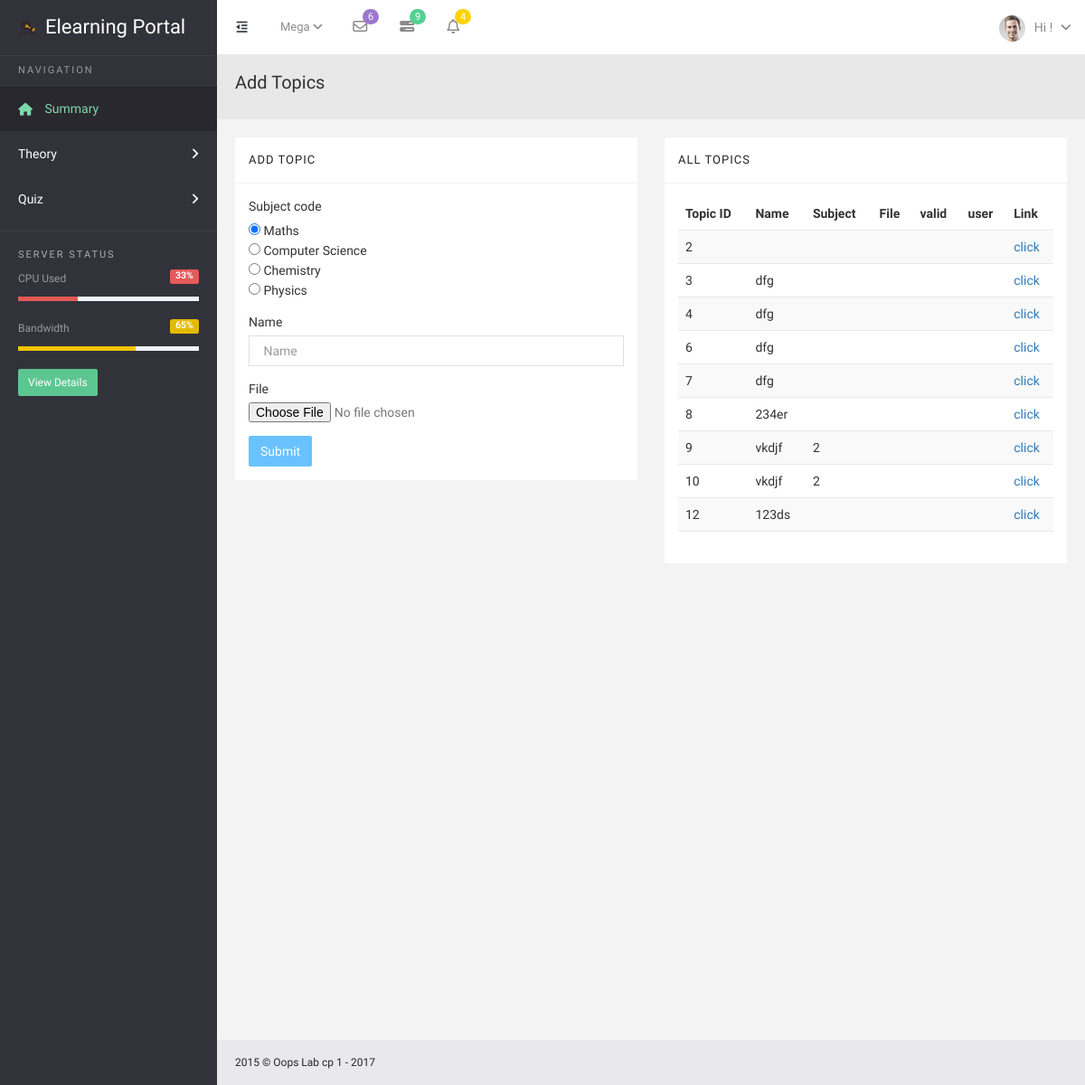
/teacher/modify.php, run on the app's committed database.
### tables this page shows
CREATE TABLE `topics` (
  `topicid` int(200) NOT NULL,
  `name` varchar(200) NOT NULL,
  `file` varchar(200) NOT NULL,
  `valid` varchar(20) NOT NULL,
  `subject` varchar(45) NOT NULL
);

### teacher/modify.php (the view, shortened to what this page needs)
<!DOCTYPE html>
<html lang="en">
<head>
    <link href="css/slidebars.css" rel="stylesheet">
    <link href="js/switchery/switchery.min.css" rel="stylesheet" type="text/css" media="screen" />
    <link href="css/style.css" rel="stylesheet">
    <link href="css/style-responsive.css" rel="stylesheet">
</head>
<body class="sticky-header">
        <section>
        <?php include 'common/sideNav.php'; ?>
        <div class="body-content" style="min-height: 1200px;">
            <?php include 'common/header.php'; ?>
            <div class="page-head">
                <h3>
                    Add Topics
                </h3>
            </div>
            <div class="wrapper">
                <div class="row">
					<div class="col-lg-6">
                    <section class="panel">
                        <header class="panel-heading">
                            Add Topic
                        </header>
                        <div class="panel-body">
                            <form role="form" method="POST" action="modify.php?modify=1" ENCTYPE='multipart/form-data'>
                              <div class="form-group">
                                  <label for="Subject">Subject code</label><br>
                                  <input type="radio" name="subject"  value="1" checked> Maths<br>
                                  <input type="radio" name="subject"  value="2"> Computer Science<br>
                                  <input type="radio" name="subject"  value="3"> Chemistry<br>
                                  <input type="radio" name="subject"  value="4"> Physics</div>
                                <div class="form-group">
                                    <label for="NAME">Name</label>
                                    <input type="text"  name="name" class="form-control" placeholder=" Name">
                                </div>
                                <div class="form-group">
                                    <label for="NAME">File</label>
                                  <input type="file" name="fileToUpload" id="fileToUpload">
                                </div>
                               <button type="submit" name="submit" class="btn btn-info">Submit</button>
                            </form>
                        </div>
                    </section>
                </div>
				<div class="col-lg-6">
					<section class="panel">
                        <header class="panel-heading">
                            All Topics
                        </header>
                        <div class="panel-body">
                            <table class="table table-striped">
								<thead>
								<tr>
									<th>Topic ID</th>
                  <th>Name</th>
									<th>Subject</th>
									<th>File</th>
									<th>valid</th>
                  <th>user</th>
                  <th>Link</th>
								</tr>
								</thead>
								<tbody>
								<?php
									$query="Select * FROM `topics`;";
                  $result = $conn->query($query);
                  if($result->num_rows >0 ){
									while($row = $result->fetch_assoc()){
									echo "<tr>";
                  echo "<td>".$row['topicid']."</td>";
									echo "<td>".$row['name']."</td>";
									echo "<td>".$row['subject']."</td>";
									echo "<td>".$row['link']."</td>";
									echo "<td>".$row['validity']."</td>";
                  echo "<td>".$row['username']."</td>";
                    echo "<td><a href=".$row['link']." >click</td>";
									echo "</tr>";
									}
                }
								?>
								</tbody>
							</table>
                        </div>
                    </section>
				</div>
			</div>
            </div>
            <footer>
                2015 &copy; Oops Lab cp 1 - 2017
            </footer>
        </div>
    </section>
</body>
</html>

### teacher/common/sideNav.php (shortened to what this page needs)
<div class="sidebar-left">
    <div class="logo white-logo-bg visible-xs-* visible-sm-*">
        <a href="index.php">
        </a>
    </div>
    <div class="sidebar-left-info">
        <ul class="nav nav-pills nav-stacked side-navigation">
            <li>
                <h3 class="navigation-title">Navigation</h3>
            </li>
            <li class="active"><a href="index.php"><i class="fa fa-home"></i> <span>Summary</span></a></li>
            <li class="menu-list">
                <a href=""><i class=""></i>  <span>Theory</span></a>
            </li>
			 <li class="menu-list">
                <a href=""><i class=""></i>  <span>Quiz</span></a>
            </li>
        </ul>
        <div class="sidebar-widget">
            <h4>Server Status</h4>
            <ul class="list-group">
                <li>
                    <span class="label label-danger pull-right">33%</span>
                    <p>CPU Used</p>
                    <div class="progress progress-xs">
                        <div class="progress-bar progress-bar-danger" style="width: 33%;">
                        </div>
                    </div>
                </li>
                <li>
                    <span class="label label-warning pull-right">65%</span>
                    <p>Bandwidth</p>
                    <div class="progress progress-xs">
                        <div class="progress-bar progress-bar-warning" style="width: 65%;">
                        </div>
                    </div>
                </li>
                <li><a href="javascript:;" class="btn btn-success btn-sm ">View Details</a></li>
            </ul>
        </div>
    </div>
</div>

### teacher/common/header.php (shortened to what this page needs)
<div class="header-section">
    <div class="logo dark-logo-bg hidden-xs hidden-sm">
        <a href="index.php">
            <img src="img/logo-icon.png" alt="">
            <span class="brand-name">Elearning Portal</span>
        </a>
    </div>
    <a class="toggle-btn"><i class="fa fa-outdent"></i></a>
    <div id="navbar-collapse-1" class="navbar-collapse collapse yamm mega-menu">
        <ul class="nav navbar-nav">
            <li class="dropdown"><a href="javascript:;" data-toggle="dropdown" class="dropdown-toggle">Mega <b
                        class=" fa fa-angle-down"></b></a>
            </li>
        </ul>
    </div>
    <div class="notification-wrap">
        <div class="left-notification">
            <ul class="notification-menu">
                <li class="d-none">
                    <a href="javascript:;" class="btn btn-default dropdown-toggle info-number" data-toggle="dropdown">
                        <i class="fa fa-envelope-o"></i>
                        <span class="badge bg-primary">6</span>
                    </a>
                </li>
                <li class="d-none">
                    <a href="javascript:;" class="btn btn-default dropdown-toggle info-number" data-toggle="dropdown">
                        <i class="fa fa-tasks"></i>
                        <span class="badge bg-success">9</span>
                    </a>
                </li>
                <li>
                    <a href="javascript:;" class="btn btn-default dropdown-toggle info-number" data-toggle="dropdown">
                        <i class="fa fa-bell-o"></i>
                        <span class="badge bg-warning">4</span>
                    </a>
                </li>
            </ul>
        </div>
        <div class="right-notification">
            <ul class="notification-menu">
                <li>
                    <a href="javascript:;" class="btn btn-default dropdown-toggle" data-toggle="dropdown">
                        <img src="img/avatar-mini.jpg" alt="">Hi <?php echo htmlentities($_COOKIE['user']); ?>!
                        <span class=" fa fa-angle-down"></span>
                    </a>
                </li>
            </ul>
        </div>
    </div>
</div>

### teacher/css/default-theme.css (style rules this page uses)
body, .dark-logo-bg { background: #32323a; }
.white-logo-bg { background: #fff; }
.logo.white-logo-bg a { color: #32323a; }
.sidebar-left .nav > li > a:hover, .sidebar-left .nav > li > a:focus, .side-navigation > li.active > a, .side-navigation > li.active > a:hover, .side-navigation > li.active > a:focus, .side-navigation > li.menu-list > a:hover, .side-navigation > li.nav-active > a, .side-navigation .child-list, .sidebar-collapsed .side-navigation > li.nav-hover > a, .sidebar-collapsed .side-navigation > li.nav-hover.active > a, .sidebar-collapsed .side-navigation li.nav-hover.active a span, .sidebar-collapsed .side-navigation li a span, .sidebar-collapsed .side-navigation li.nav-hover ul { background-color: #29282e; }
.side-navigation > li.active > a, .side-navigation > li.active > a:hover, .side-navigation > li.active > a:focus, .side-navigation .child-list > li > a:hover, .side-navigation .child-list > li > a:active, .side-navigation .child-list > li > a:focus, .mega-menu ul li ul li a:hover, .weather-widget .weather-info .degree , .weather-widget .weather-info .degree:after, .side-navigation > li.nav-active > a, .side-navigation > li > a:hover, .side-navigation > li > a:active, .side-navigation > li.nav-active > a:after { color: #7cd8a9; }
.navigation-title { color: rgba(255, 255, 255, 0.5); border-top: 1px solid rgba(255,255,255,0.05); border-bottom: 1px solid rgba(255,255,255,0.05); }
.sidebar-widget { border-top: 1px solid rgba(255,255,255,0.05); }

### data on the page
topics: topicid "2"
topics: topicid "3", name "dfg"
topics: topicid "4", name "dfg"
topics: topicid "6", name "dfg"
topics: topicid "7", name "dfg"
topics: topicid "8", name "234er"
topics: topicid "9", name "vkdjf", subject "2"
topics: topicid "10", name "vkdjf", subject "2"
topics: topicid "12", name "123ds"
